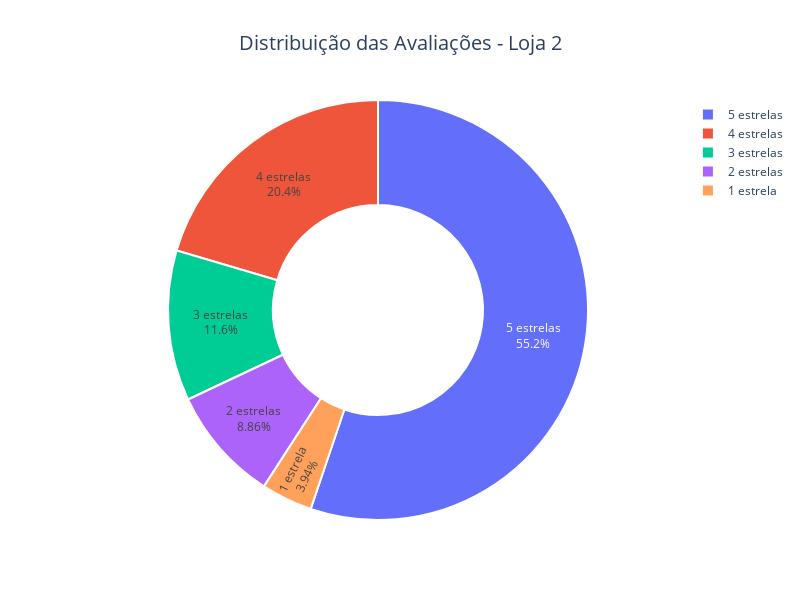

Notebook cell for this chart:
### Code cell
loja2_avaliacao.index = ['1 estrela', '2 estrelas', '3 estrelas', '4 estrelas', '5 estrelas']

fig_avaliacao_loja2 = px.pie(
    loja2_avaliacao,
    values=loja2_avaliacao.values,
    names=loja2_avaliacao.index,
    title='Distribuição das Avaliações - Loja 2',
    hole=0.5,
    width=800,
    height=600,
)

fig_avaliacao_loja2.update_traces(
    textinfo='percent+label',
    textposition='inside',
    textfont=dict(size=12),
    marker=dict(line=dict(color='white', width=2))
)

fig_avaliacao_loja2.update_layout(
    title={
        'text': 'Distribuição das Avaliações - Loja 2',
        'x': 0.5,
        'xanchor': 'center',
        'font': {'size': 20}
    }
)

fig_avaliacao_loja2.show()

### Figure 1 — Plotly figure (JSON) as saved in the notebook; plotly's stock layout.template omitted (floating-point values rounded to 4 significant figures)
{"data": [{"domain": {"x": [0, 1], "y": [0, 1]}, "hole": 0.5, "hovertemplate": "index=%{label}<br>value=%{value}<extra></extra>", "labels": ["1 estrela", "2 estrelas", "3 estrelas", "4 estrelas", "5 estrelas"], "legendgroup": "", "marker": {"line": {"color": "white", "width": 2}}, "name": "", "showlegend": true, "textfont": {"size": 12}, "textinfo": "percent+label", "textposition": "inside", "type": "pie", "values": [93, 209, 273, 482, 1302]}], "layout": {"height": 600, "legend": {"tracegroupgap": 0}, "title": {"font": {"size": 20}, "text": "Distribuição das Avaliações - Loja 2", "x": 0.5, "xanchor": "center"}, "width": 800}}
